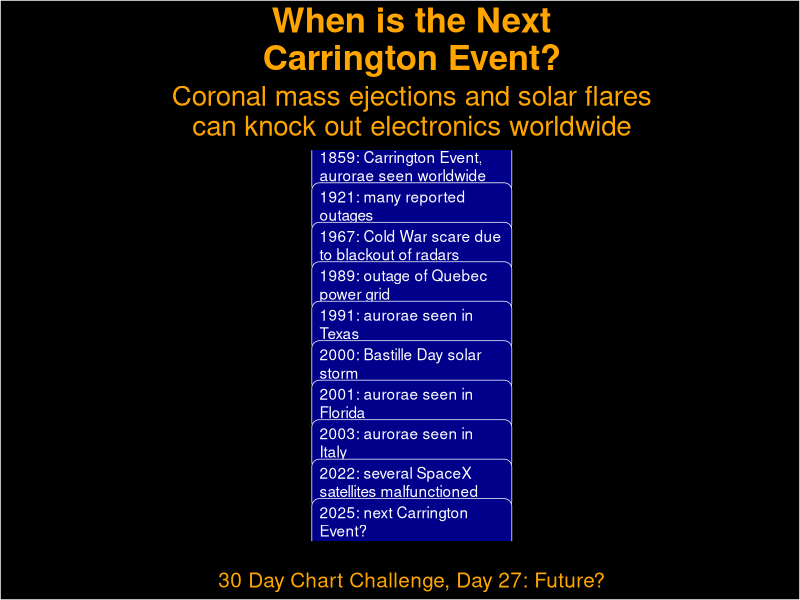

Write the R code that produced this figure.
## ---- chunk 1
knitr::opts_chunk$set(echo = TRUE)
library("tidyverse")
## ---- chunk 2
# https://en.wikipedia.org/wiki/List_of_solar_storms
d27_data_raw <- readr::read_csv("Carrington.csv")
n <- nrow(d27_data_raw)
## ---- chunk 3
# data wrangling
# splitter <- rep(TRUE, n)
# splitter[seq(2,n,2)] <- FALSE #make every other entry 'FALSE'
d27_data <- d27_data_raw |>
  filter(!stringr::str_detect(description, "geomagnetic")) |>
  mutate(index = 1:n(),
         label_text = paste0(year, ": ", description))

# d27_data_down <- d27_data |> filter(splitter)
# d27_data_up <- d27_data |> filter(!splitter)
## ---- chunk 4
d27_plot <- d27_data |>
  ggplot(aes(x = 0, y = -index)) +
  geom_line(color = "orange", size = 5) +
  
  # I ended up not liking how I would need to do extra work
  # to get ggrepel to work
  # ggrepel::geom_label_repel(aes(x = year, y = 0, 
  #                               label = label_text),
  #                           color = "white",
  #                           data = d27_data_down,
  #                           fill = "darkblue",
  #                           nudge_y = -3) +
  # ggrepel::geom_label_repel(aes(x = year, y = 0, 
  #                               label = label_text),
  #                           color = "white",
  #                           data = d27_data_up,
  #                           fill = "darkblue",
  #                           nudge_y = 3) +
  
  ggtext::geom_textbox(aes(x = 0, y = -index, label = label_text),
                       color = "white",
                       data = d27_data,
                       fill = "darkblue",
                       # hjust = -1,
                       # width = 3,
                       orientation = "upright") +
  labs(title = "When is the Next\nCarrington Event?",
       subtitle = "Coronal mass ejections and solar flares\ncan knock out electronics worldwide",
       caption = "30 Day Chart Challenge, Day 27: Future?",
       x = "",
       y = "") +
  theme(axis.text.x = element_blank(),
        axis.text.y = element_blank(),
        axis.ticks = element_blank(),
        legend.position = "none",
        legend.title = element_blank(),
        panel.background = element_rect(fill = "black"),
        panel.grid.major = element_blank(),
        panel.grid.minor = element_blank(),
        plot.background = element_rect(fill = "black"),
        plot.title = element_text(size = 25, face = "bold",
                                  color = "orange", hjust = 0.5),
        plot.subtitle = element_text(size = 20,
                                  color = "orange", hjust = 0.5),
        plot.caption = element_text(size = 15,
                                  color = "orange", hjust = 0.5))
